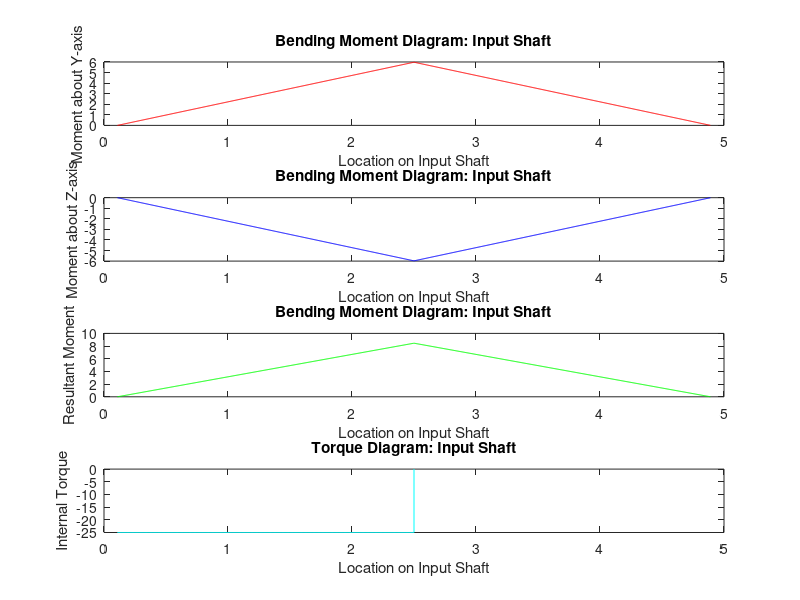
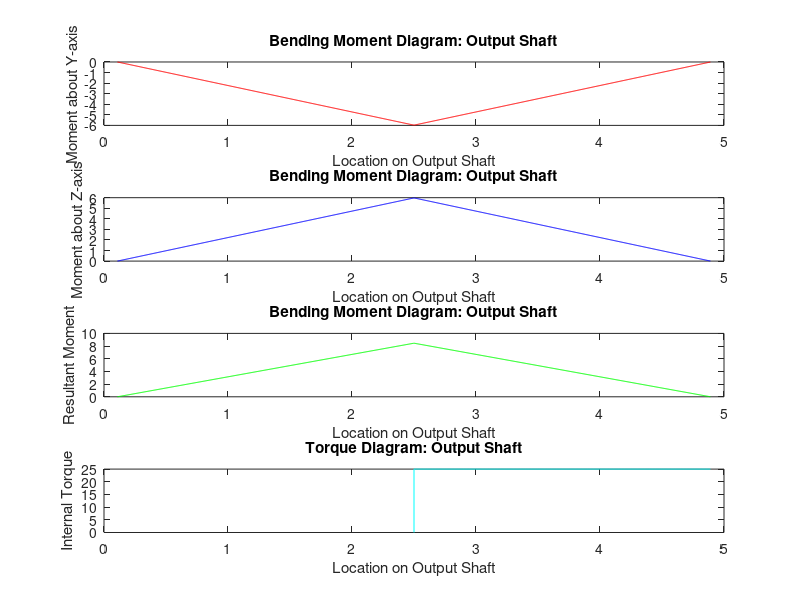

Write the MATLAB code that produced these figures, in order.
%% MEE 342 - Shaft Analysis v2     ~ Eduardo Alvarez

close all ;
clear ;
clc ;

%% Inputs

E = input("Enter your material's Young Modulus.(Enter purely the numerical value in base units) ") ; 
Sy = input("Enter your material's Yield Stress. (Enter purely the numerical value in base units) ") ;
Se = input("Enter your material's Endurance Limit. (Enter purely the numerical value in base units) ") ;
Sut = input("Enter your material's Ultimate Strength. (Enter purely the numerical value in base units) ") ;

n = input('Enter the desired factor of safety ') ;
% fail_theory = input('Which failure theory would you like to use? Enter 1 for Distortion Energy Theory. Enter 2 for Maximum Shear Stress Theory ') ;

L1 = input('Enter the total length of the input shaft. (Enter purely the numerical value in base units) ') ;
L2 = input('Enter the total length of the countershaft. (Enter purely the numerical value in base units) ') ;
L3 = input('Enter the total length of the output shaft. (Enter purely the numerical value in base units) ') ;

% wg1 = input('Enter the width of gears 1 and 2 (Enter purely the numerical value in base units) ') ;
% wg2 = input('Enter the width of gears 3 and 4 (Enter purely the numerical value in base units) ') ;
% wb = input('Enter the width of the bearings (Enter purely the numerical value in base units) ') ;

R1 = input('Enter the radius of the input Shaft''s Gear (Enter purely the numerical value in base units) ') ; 
F1_r = input('Enter the radial force component on the first gear. (Enter purely the numerical value in base units) ') ;
F1_t = input('Enter the tangential force component on the first gear. (Enter purely the numerical value in base units) ') ;

R2 = input('Enter the radius of the countershaft''s first Gear (Enter purely the numerical value in base units) ') ;
F2_r = -F1_r ;
F2_t = -F1_t ;

R3 = input('Enter the radius of the countershaft''s second Gear (Enter purely the numerical value in base units) ') ;
F3_r = input('Enter the radial force component on the third gear. (Enter purely the numerical value in base units) ') ;
F3_t = -F2_t * R2 / R3 ;

R4 = input('Enter the radius of the output Shaft''s Gear (Enter purely the numerical value in base units) ') ;
F4_r = -F3_r ;
F4_t = -F3_t ;

%% Calculations for Input Shaft

Lf_i = L1/2 ; % Location of Forces 
Lb1_i = L1 * (.25/11.5) ; % Location of First Bearing
Lb2_i = L1 - Lb1_i ; % Location of Second Bearing

R_ay = -F1_r / 2 ; % Reaction Force of first bearing in y direction
R_az = -F1_t / 2 ; 
R_by = R_ay ;
R_bz = R_az ;

My = -.5 * R_az * (L1 - (2*Lb1_i)) ; % Moment about y axis at gear's location
Mz = .5* R_ay * (L1 - (2*Lb1_i)) ; % Moment about z axis at gear's location
Mx = F1_t * R1 ; % Torque on Shaft

%% Input shaft Moment Diagrams

x1 = Lb1_i : L1/1000 : L1/2 ;
x2 = L1/2 : L1/1000 : Lb2_i ;

y1_y = (My / ( (L1/2) - Lb1_i)).*x1 - ( (Lb1_i .* My) / (( (L1/2) - Lb1_i))) ;
y2_y = -(My / ( Lb2_i - (L1/2) )).*x2 + ( (My * Lb2_i) / (Lb2_i - (L1/2)));

y1_z = (Mz / ( (L1/2) - Lb1_i)).*x1 - ( (Lb1_i .* Mz) / (( (L1/2) - Lb1_i))) ; 
y2_z = -(Mz / ( Lb2_i - (L1/2) )).*x2 + ( (Mz * Lb2_i) / (Lb2_i - (L1/2)));

y1_x = zeros(1,length(2 * x1)) ;
y1_x(1:length(x1)) = Mx ;
y1_x(1+length(x1) : (2*length(x1))) = 0 ;

y1_r = sqrt((y1_y.^2) + (y1_z.^2)) ;
y2_r = sqrt((y2_y.^2) + (y2_z.^2)) ;
yr = [y1_r y2_r] ;

%% Plot

figure(1) ;
subplot(4,1,1) ;
plot(x1,y1_y,'r',x2,y2_y,'r') ;
xlabel('Location on Input Shaft') ; ylabel('Moment about Y-axis') ; title('Bending Moment Diagram: Input Shaft') ;
subplot(4,1,2) ;
plot(x1,y1_z,'b',x2,y2_z,'b') ;
xlabel('Location on Input Shaft') ; ylabel('Moment about Z-axis') ; title('Bending Moment Diagram: Input Shaft') ;
subplot(4,1,3) ;
plot(x1,y1_r,'g',x2,y2_r,'g') ;
xlabel('Location on Input Shaft') ; ylabel('Resultant Moment') ; title('Bending Moment Diagram: Input Shaft') ;
subplot(4,1,4) ;
plot(x1,-y1_x(1:length(x1)),'c') ;
hold on ;
plot([L1/2 L1/2], [0 -Mx], 'c') ;
xlabel('Location on Input Shaft') ; ylabel('Internal Torque') ; title('Torque Diagram: Input Shaft') ; xlim([0 L1]) ;

%% Calculating Diameters Based on Static Loading
% In a future version of the code, this section will consider static
% loading conditions. It will inlcude an iterative process for determining
% the static concentration factors while simultaneously determining the
% diameters needed for each section. 

%% Calculating Diameters considering Fatigue & Stress Concentration
% Note: Version 2 will include equations to have the program solve the
% concentration factors and diameters simultaneously and iteratively.

k_key = input('Enter the concentration factor for the key ') ;
kf_1 = input('Enter the concentration factor for the first shoulder ') ;
kf_2 = input('Enter the concentration factor for the second shoulder ') ;
kfs_1 = input('Enter the torsional concentration factor for the first shoulder ') ;
kfs_2 = input('Enter the torsional concentration factor for the second shoulder ') ;

% Using Goodman Equation (Before First Shoulder)

A = 2*kf_1*yr( round(length(x1) / 2)) ;
B = sqrt(3) * kfs_1 * sqrt(Mx^2) ;
d1 = (16*n/pi*((A/Se) + (B/Sut)))^(1/3) ;

% b/w shoulders kf = kfs = 1

A2 = 2 * yr(length(x1)) ; 
B2 = sqrt(3) * sqrt(Mx^2) ; 
d2 = (16*n/pi*((A2/Se) + (B2/Sut)))^(1/3) ;

% After Second Shoulder 

A3 = 2*kf_2*yr( round(length(2*x1) * .75)) ;
B3 = sqrt(3) * kfs_2 * sqrt(Mx^2) ;
d3 = (16*n/pi*((A3/Se) + (B3/Sut)))^(1/3) ;

fprintf("The stepped diameters on the input shaft are as follows:\nBefore the first shoulder: %0.2f \nBetween the shoulders: %0.2f \nAfter the second shoulder: %0.2f", d1,d2,d3)

%% Diameter Output
% In a future version of the code, this section will compare the required
% diameters obtained from both static and fatigue analyses. The most
% conservative diameter will be elected.

%% Deflection Analysis
% In a future version of the code, a section will be added here analyzing
% the deflection of the shaft. It will take into account the deflection
% constraints. Deflection will be calculated via an FEA. 
%% ----------------------------------------------------- Output Shaft--------------------------------------------------------------------------------------------

%% Calculations for Output Shaft

Lf_o = L3/2 ; % Location of Forces 
Lb1_o = L3 * (.25/11.5) ; % Location of First Bearing
Lb2_o = L3 - Lb1_o ; % Location of Second Bearing

R_ay = -F4_r / 2 ; % Reaction Force of first bearing in y direction
R_az = -F4_t / 2 ; 
R_by = R_ay ;
R_bz = R_az ;

My = -.5 * R_az * (L2 - (2*Lb1_o)) ; % Moment about y axis at gear's location
Mz = .5* R_ay * (L2 - (2*Lb1_o)) ; % Moment about z axis at gear's location
Mx = F4_t * R4 ; % Torque on Shaft

%% Output Shaft Moment Diagrams

x1 = Lb1_o : L3/1000 : L3/2 ;
x2 = L3/2 : L3/1000 : Lb2_o ;

y1_y = (My / ( (L3/2) - Lb1_o)).*x1 - ( (Lb1_o .* My) / (( (L3/2) - Lb1_o))) ;
y2_y = -(My / ( Lb2_o - (L3/2) )).*x2 + ( (My * Lb2_o) / (Lb2_o - (L3/2)));

y1_z = (Mz / ( (L3/2) - Lb1_o)).*x1 - ( (Lb1_o .* Mz) / (( (L3/2) - Lb1_o))) ; 
y2_z = -(Mz / ( Lb2_o - (L3/2) )).*x2 + ( (Mz * Lb2_o) / (Lb2_o - (L3/2)));

y1_x = zeros(1,length(2 * x1)) ;
y1_x(1:length(x1)) = Mx ;
y1_x(1+length(x1) : (2*length(x1))) = 0 ;

y1_r = sqrt((y1_y.^2) + (y1_z.^2)) ;
y2_r = sqrt((y2_y.^2) + (y2_z.^2)) ;
yr = [y1_r y2_r] ;

%% Plot

figure(2) ;
subplot(4,1,1) ;
plot(x1,y1_y,'r',x2,y2_y,'r') ;
xlabel('Location on Output Shaft') ; ylabel('Moment about Y-axis') ; title('Bending Moment Diagram: Output Shaft') ;
subplot(4,1,2) ;
plot(x1,y1_z,'b',x2,y2_z,'b') ;
xlabel('Location on Output Shaft') ; ylabel('Moment about Z-axis') ; title('Bending Moment Diagram: Output Shaft') ;
subplot(4,1,3) ;
plot(x1,y1_r,'g',x2,y2_r,'g') ;
xlabel('Location on Output Shaft') ; ylabel('Resultant Moment') ; title('Bending Moment Diagram: Output Shaft') ;
subplot(4,1,4) ;
plot(x2,-y1_x(1:length(x2)),'c') ;
hold on ;
plot([L3/2 L3/2], [0 -Mx], 'c') ;
xlabel('Location on Output Shaft') ; ylabel('Internal Torque') ; title('Torque Diagram: Output Shaft') ; xlim([0 L3]) ;

%% Calculating Diameters Based on Static Loading
% In a future version of the code, this section will consider static
% loading conditions. It will inlcude an iterative process for determining
% the static concentration factors while simultaneously determining the
% diameters needed for each section.

%% Calculating Diameters considering Fatigue & Stress Concentration - 
% Note: Version 2 will include equations to have the program solve the
% concentration factors and diameters simultaneously and iteratively.

k_key = input('Enter the concentration factor for the key ') ;
kf_1 = input('Enter the concentration factor for the first shoulder ') ;
kf_2 = input('Enter the concentration factor for the second shoulder ') ;
kfs_1 = input('Enter the torsional concentration factor for the first shoulder ') ;
kfs_2 = input('Enter the torsional concentration factor for the second shoulder ') ;

% Using Goodman Equation (Before First Shoulder)

A = 2*kf_1*yr( round(length(x1) / 2)) ;
B = sqrt(3) * kfs_1 * sqrt(Mx^2) ;
d1 = (16*n/pi*((A/Se) + (B/Sut)))^(1/3) ;

% b/w shoulders kf = kfs = 1

A2 = 2 * yr(length(x1)) ; 
B2 = sqrt(3) * sqrt(Mx^2) ; 
d2 = (16*n/pi*((A2/Se) + (B2/Sut)))^(1/3) ;

% After Second Shoulder 

A3 = 2*kf_2*yr( round(length(2*x1) * .75)) ;
B3 = sqrt(3) * kfs_2 * sqrt(Mx^2) ;
d3 = (16*n/pi*((A3/Se) + (B3/Sut)))^(1/3) ;

fprintf("\nThe stepped diameters on the output shaft are as follows:\nBefore the first shoulder: %0.2f \nBetween the shoulders: %0.2f \nAfter the second shoulder: %0.2f", d1,d2,d3)

%% Diameter Output
% In a future version of the code, this section will compare the required
% diameters obtained from both static and fatigue analyses. The most
% conservative diameter will be elected.

%% Deflection Analysis
% In a future version of the code, a section will be added here analyzing
% the deflection of the shaft. It will take into account the deflection
% constraints. Deflection will be calculated via an FEA.

%% -------------------------------------------------------------Countershaft----------------------------------------------------------------------------------------
% 1.) The first step of the analysis will consist of solving the reaction
% forces on the countershaft
% 2.) The moments at both gears will be calculated in both planes
% 3.) The resultant moment will be calculated
% 4.) The Torsion will be calculated 
% 5.) All moment and torque diagrams will be plotted
% 6.) Diameters will iteratively be calculated based on static loading conditions and
% concentration factors 
% 7.) Diameters will itervatively be calculated based on fatigue and
% fatigue concentration factors
% 8.) The most conservative diameters will be elected and outputted 
% 9.) A deflection analysis will be performed via FEA
